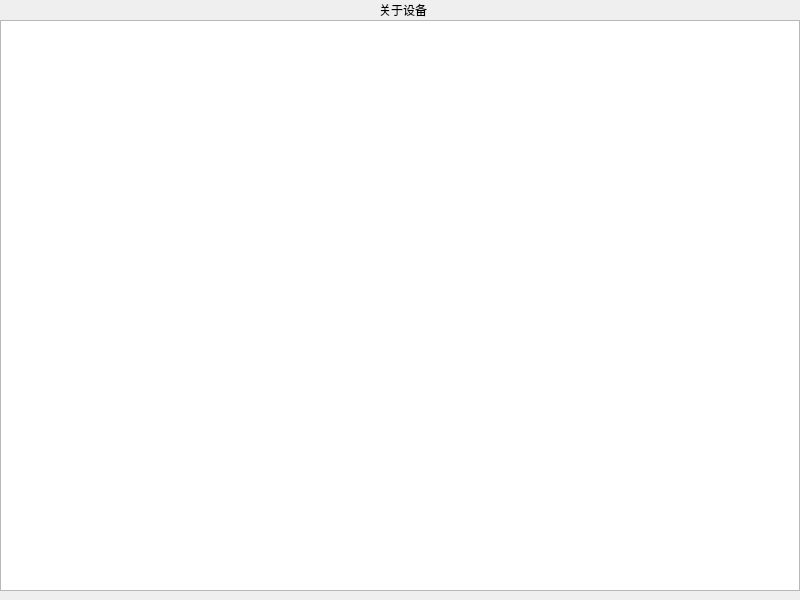
<?xml version="1.0" encoding="UTF-8"?>
<ui version="4.0">
 <class>ui_about_setting</class>
 <widget class="QMainWindow" name="ui_about_setting">
  <property name="geometry">
   <rect>
    <x>0</x>
    <y>0</y>
    <width>800</width>
    <height>600</height>
   </rect>
  </property>
  <property name="windowTitle">
   <string>MainWindow</string>
  </property>
  <widget class="QWidget" name="centralwidget">
   <layout class="QVBoxLayout" name="verticalLayout" stretch="0,0">
    <property name="spacing">
     <number>0</number>
    </property>
    <property name="leftMargin">
     <number>0</number>
    </property>
    <property name="topMargin">
     <number>0</number>
    </property>
    <property name="rightMargin">
     <number>0</number>
    </property>
    <property name="bottomMargin">
     <number>9</number>
    </property>
    <item>
     <widget class="QWidget" name="system_setting_title_widget" native="true">
      <property name="styleSheet">
       <string notr="true"/>
      </property>
      <layout class="QHBoxLayout" name="horizontalLayout" stretch="1,1,2,2">
       <property name="spacing">
        <number>6</number>
       </property>
       <property name="leftMargin">
        <number>0</number>
       </property>
       <property name="topMargin">
        <number>0</number>
       </property>
       <property name="rightMargin">
        <number>0</number>
       </property>
       <property name="bottomMargin">
        <number>0</number>
       </property>
       <item alignment="Qt::AlignLeft|Qt::AlignVCenter">
        <widget class="clicked_Label" name="about_setting_back_btn" native="true">
         <property name="text" stdset="0">
          <string/>
         </property>
        </widget>
       </item>
       <item>
        <spacer name="horizontalSpacer">
         <property name="orientation">
          <enum>Qt::Horizontal</enum>
         </property>
         <property name="sizeHint" stdset="0">
          <size>
           <width>37</width>
           <height>20</height>
          </size>
         </property>
        </spacer>
       </item>
       <item>
        <widget class="QLabel" name="system_setting_title_label">
         <property name="styleSheet">
          <string notr="true"/>
         </property>
         <property name="text">
          <string>关于设备</string>
         </property>
         <property name="alignment">
          <set>Qt::AlignCenter</set>
         </property>
        </widget>
       </item>
       <item>
        <spacer name="horizontalSpacer_2">
         <property name="orientation">
          <enum>Qt::Horizontal</enum>
         </property>
         <property name="sizeHint" stdset="0">
          <size>
           <width>78</width>
           <height>20</height>
          </size>
         </property>
        </spacer>
       </item>
      </layout>
     </widget>
    </item>
    <item>
     <widget class="QListView" name="about_setting_listView"/>
    </item>
   </layout>
  </widget>
 </widget>
 <customwidgets>
  <customwidget>
   <class>clicked_Label</class>
   <extends>QWidget</extends>
   <header location="global">clicked_label.hpp</header>
  </customwidget>
 </customwidgets>
 <resources/>
 <connections/>
</ui>
